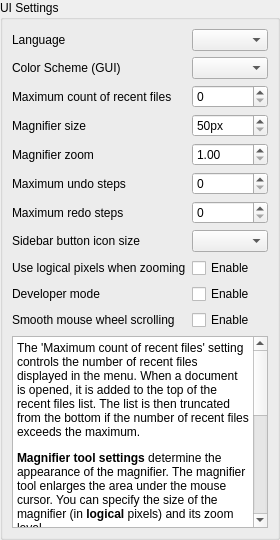
       <widget class="QWidget" name="uiPage">
        <layout class="QVBoxLayout" name="uiPageLayout">
         <property name="leftMargin">
          <number>0</number>
         </property>
         <property name="topMargin">
          <number>0</number>
         </property>
         <property name="rightMargin">
          <number>0</number>
         </property>
         <property name="bottomMargin">
          <number>0</number>
         </property>
         <item>
          <widget class="QGroupBox" name="uiGroupBox">
           <property name="title">
            <string>UI Settings</string>
           </property>
           <layout class="QVBoxLayout" name="verticalLayout_4" stretch="0,1">
            <item>
             <layout class="QGridLayout" name="uiGroupBoxLayout">
              <item row="6" column="0">
               <widget class="QLabel" name="maximumRedoStepsLabel">
                <property name="text">
                 <string>Maximum redo steps</string>
                </property>
               </widget>
              </item>
              <item row="5" column="1">
               <widget class="QSpinBox" name="maximumUndoStepsEdit">
                <property name="maximum">
                 <number>20</number>
                </property>
               </widget>
              </item>
              <item row="9" column="1">
               <widget class="QCheckBox" name="developerModeCheckBox">
                <property name="text">
                 <string>Enable</string>
                </property>
               </widget>
              </item>
              <item row="6" column="1">
               <widget class="QSpinBox" name="maximumRedoStepsEdit">
                <property name="maximum">
                 <number>20</number>
                </property>
               </widget>
              </item>
              <item row="4" column="0">
               <widget class="QLabel" name="magnifierZoomLabel">
                <property name="text">
                 <string>Magnifier zoom</string>
                </property>
               </widget>
              </item>
              <item row="7" column="0">
               <widget class="QLabel" name="sidebarButtonIconSizeLabel">
                <property name="text">
                 <string>Sidebar button icon size</string>
                </property>
               </widget>
              </item>
              <item row="3" column="0">
               <widget class="QLabel" name="magnifierSizeLabel">
                <property name="text">
                 <string>Magnifier size</string>
                </property>
               </widget>
              </item>
              <item row="4" column="1">
               <widget class="QDoubleSpinBox" name="magnifierZoomEdit">
                <property name="minimum">
                 <double>1.000000000000000</double>
                </property>
                <property name="maximum">
                 <double>10.000000000000000</double>
                </property>
               </widget>
              </item>
              <item row="5" column="0">
               <widget class="QLabel" name="maximumUndoStepsLabel">
                <property name="text">
                 <string>Maximum undo steps</string>
                </property>
               </widget>
              </item>
              <item row="2" column="0">
               <widget class="QLabel" name="maximumRecentFileCountLabel">
                <property name="text">
                 <string>Maximum count of recent files</string>
                </property>
               </widget>
              </item>
              <item row="7" column="1">
               <widget class="QComboBox" name="sidebarButtonIconSizeComboBox"/>
              </item>
              <item row="3" column="1">
               <widget class="QSpinBox" name="magnifierSizeEdit">
                <property name="suffix">
                 <string>px</string>
                </property>
                <property name="minimum">
                 <number>50</number>
                </property>
                <property name="maximum">
                 <number>1000</number>
                </property>
               </widget>
              </item>
              <item row="1" column="1">
               <widget class="QComboBox" name="colorSchemeCombo"/>
              </item>
              <item row="1" column="0">
               <widget class="QLabel" name="colorSchemeLabel">
                <property name="text">
                 <string>Color Scheme (GUI)</string>
                </property>
               </widget>
              </item>
              <item row="2" column="1">
               <widget class="QSpinBox" name="maximumRecentFileCountEdit"/>
              </item>
              <item row="8" column="0">
               <widget class="QLabel" name="logicalPixelZoomLabel">
                <property name="text">
                 <string>Use logical pixels when zooming</string>
                </property>
               </widget>
              </item>
              <item row="8" column="1">
               <widget class="QCheckBox" name="logicalPixelZoomCheckBox">
                <property name="text">
                 <string>Enable</string>
                </property>
               </widget>
              </item>
              <item row="9" column="0">
               <widget class="QLabel" name="developerModeLabel">
                <property name="text">
                 <string>Developer mode</string>
                </property>
               </widget>
              </item>
              <item row="10" column="0">
               <widget class="QLabel" name="smoothMiddleMouseScrollingLabel">
                <property name="text">
                 <string>Smooth mouse wheel scrolling</string>
                </property>
               </widget>
              </item>
              <item row="0" column="0">
               <widget class="QLabel" name="languageLabel">
                <property name="text">
                 <string>Language</string>
                </property>
               </widget>
              </item>
              <item row="0" column="1">
               <widget class="QComboBox" name="languageCombo"/>
              </item>
              <item row="10" column="1">
               <widget class="QCheckBox" name="smoothMiddleMouseScrollingCheckBox">
                <property name="text">
                 <string>Enable</string>
                </property>
               </widget>
              </item>
             </layout>
            </item>
            <item>
             <widget class="QTextBrowser" name="uiHelpTextBrowser">
              <property name="html">
               <string>&lt;!DOCTYPE HTML PUBLIC &quot;-//W3C//DTD HTML 4.0//EN&quot; &quot;http://www.w3.org/TR/REC-html40/strict.dtd&quot;&gt;
&lt;html&gt;&lt;head&gt;&lt;meta name=&quot;qrichtext&quot; content=&quot;1&quot; /&gt;&lt;meta charset=&quot;utf-8&quot; /&gt;&lt;style type=&quot;text/css&quot;&gt;
p, li { white-space: pre-wrap; }
hr { height: 1px; border-width: 0; }
li.unchecked::marker { content: &quot;\2610&quot;; }
li.checked::marker { content: &quot;\2612&quot;; }
&lt;/style&gt;&lt;/head&gt;&lt;body style=&quot; font-family:'Segoe UI'; font-size:9pt; font-weight:400; font-style:normal;&quot;&gt;
&lt;p style=&quot; margin-top:12px; margin-bottom:12px; margin-left:0px; margin-right:0px; -qt-block-indent:0; text-indent:0px;&quot;&gt;The 'Maximum count of recent files' setting controls the number of recent files displayed in the menu. When a document is opened, it is added to the top of the recent files list. The list is then truncated from the bottom if the number of recent files exceeds the maximum. &lt;/p&gt;
&lt;p style=&quot; margin-top:12px; margin-bottom:12px; margin-left:0px; margin-right:0px; -qt-block-indent:0; text-indent:0px;&quot;&gt;&lt;span style=&quot; font-weight:600;&quot;&gt;Magnifier tool settings&lt;/span&gt; determine the appearance of the magnifier. The magnifier tool enlarges the area under the mouse cursor. You can specify the size of the magnifier (in &lt;span style=&quot; font-weight:600;&quot;&gt;logical&lt;/span&gt; pixels) and its zoom level. &lt;/p&gt;
&lt;p style=&quot; margin-top:12px; margin-bottom:12px; margin-left:0px; margin-right:0px; -qt-block-indent:0; text-indent:0px;&quot;&gt;By specifying the &lt;span style=&quot; font-weight:600;&quot;&gt;undo/redo&lt;/span&gt; step count, you control the number of undo/redo steps available during document editing. Setting the maximum undo step count to zero disables the undo/redo function. You can also set a nonzero undo step count and a zero redo step count, which would make only undo actions available, with redo actions disabled. Changes are optimized for memory usage, so each undo/redo step shares unmodified objects with others. This means that, roughly speaking, making 10 modifications to a 50 MB document may consume around 51 MB of memory. Actual memory usage depends on the extent of the changes but is usually minimal as changes typically affect a small number of objects (for example, editing a form field or modifying an annotation). &lt;/p&gt;&lt;/body&gt;&lt;/html&gt;</string>
              </property>
             </widget>
            </item>
           </layout>
          </widget>
         </item>
        </layout>
       </widget>
